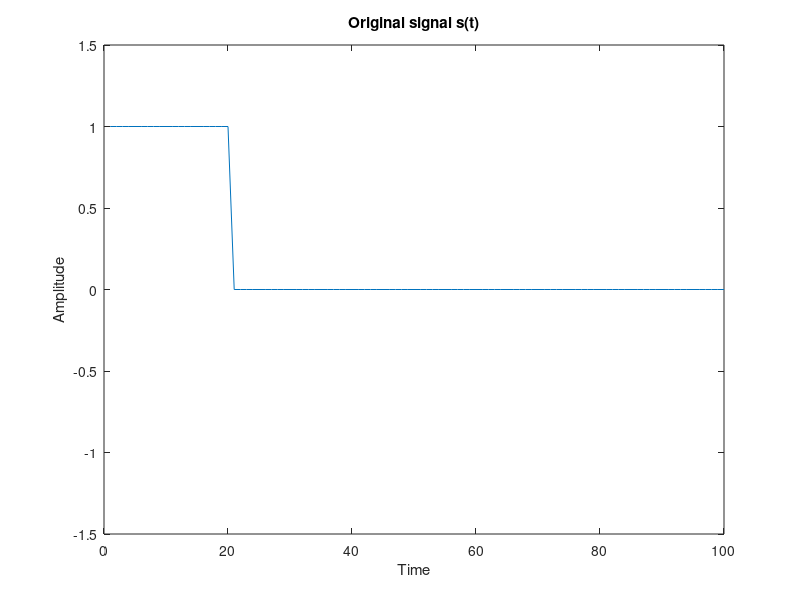
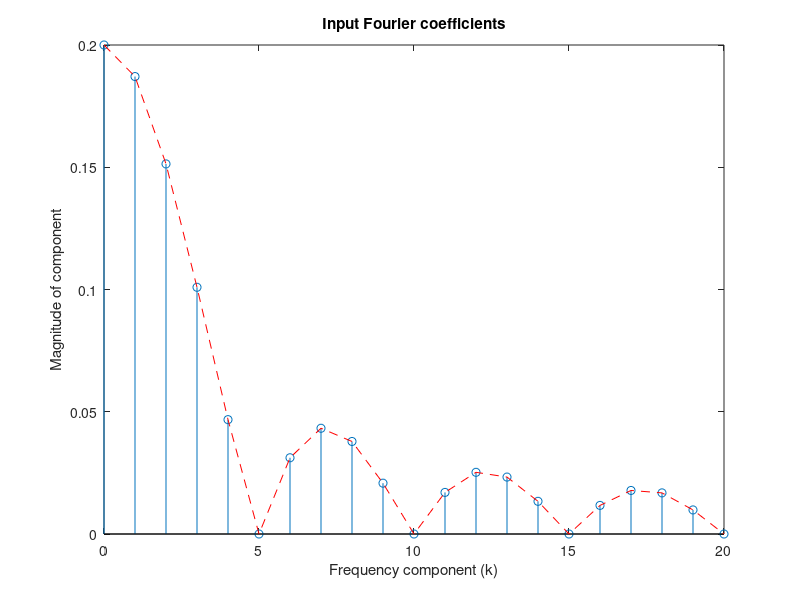
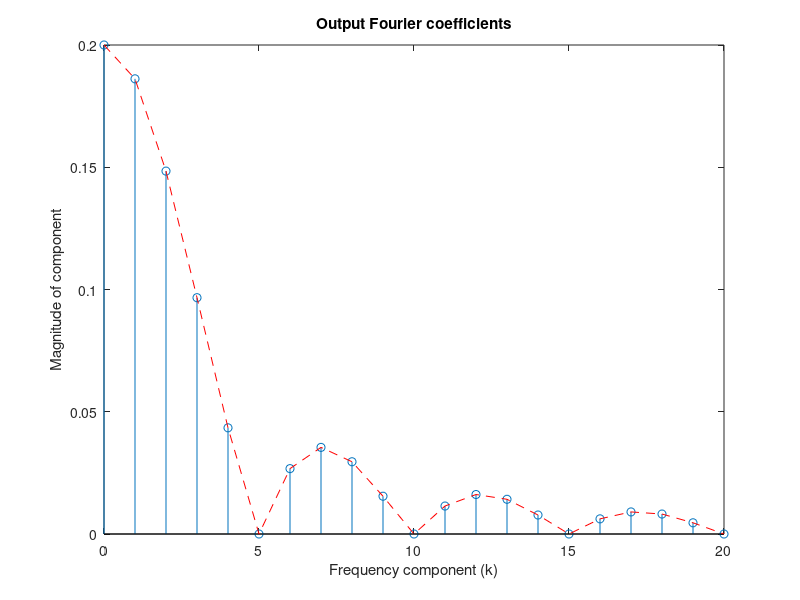
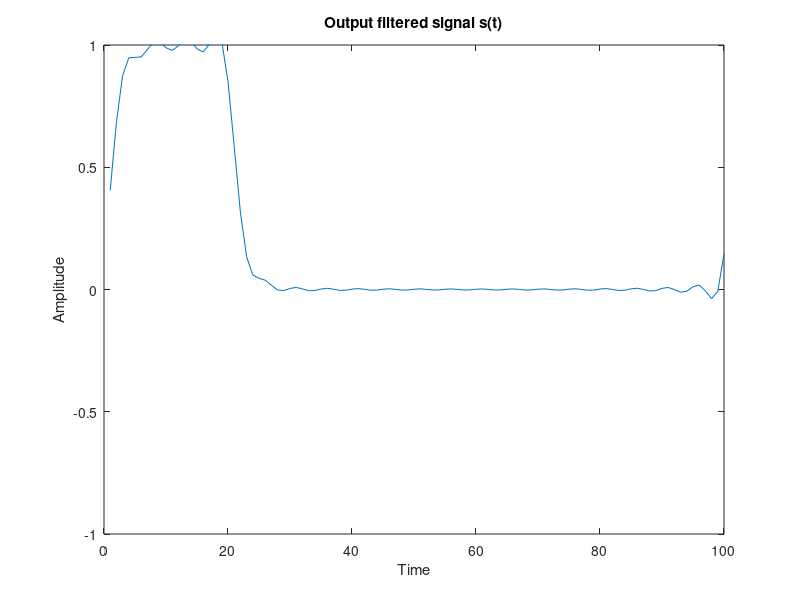

Write the MATLAB code that produced these figures, in order.
close all;
A = 1;
D = 20;
T = 100;
x = 1:T;
s = zeros(1,T);
s(1:D) = A;
 
h = figure;
plot(x,s);
ylabel('Amplitude');
xlabel('Time');
ylim([-A-0.5, A+0.5]);
title('Original signal s(t)');
print(h, '-dpng', 'pulse_signal.png');
 
% Compute some of the Fourier coefficients
cmax = 20;
kv = 0:cmax;
N = length(kv);
coef = zeros(N,1);
for i=1:N
    k = kv(i);
    coef(i) = (D/T)*A*exp(-j*pi*k*D/T)*sinc(k*D/T);
end
 
% Plot magnitude of pulse's coefficients
h = figure;
stem(kv, abs(coef));
xlabel('Frequency component (k)');
ylabel('Magnitude of component');
title('Input Fourier coefficients');
hold on;
plot(kv, abs(coef), 'r--');
print(h, '-dpng', 'coef_pulse.png');
 
% Compute coefficients of output after lp filter
fcoef = zeros(N,1);
fc = 10/T;
RC = 1/(2*pi*fc);
for i=1:N
    k = kv(i);
    fcoef(i) = coef(i) / (1+j*2*pi*RC*k/T);
end
 
% Plot magnitude of output's coefficients
h = figure;
stem(kv, abs(fcoef));
xlabel('Frequency component (k)');
ylabel('Magnitude of component');
title('Output Fourier coefficients');
hold on;
plot(kv, abs(fcoef), 'r--');
print(h, '-dpng', 'coef_out.png');
 
%Construct output signal with the computed coefficients
sr = zeros(1, T);
for t=1:T
    for i=1:N
        if kv(i) ~= 0
            sr(t) = sr(t) + fcoef(i)*exp(j*2*pi*kv(i)*t/T) ...
                    + conj(fcoef(i))*exp(-j*2*pi*kv(i)*t/T);
        else
            sr(t) = sr(t) + fcoef(i)*exp(j*2*pi*kv(i)*t/T);
        end
    end
end
 
h=figure;
plot(1:T, sr);
ylim([-A, A]);
title('Output filtered signal s(t)');
ylabel('Amplitude');
xlabel('Time');
print(h, '-dpng', 'output_signal.png');
